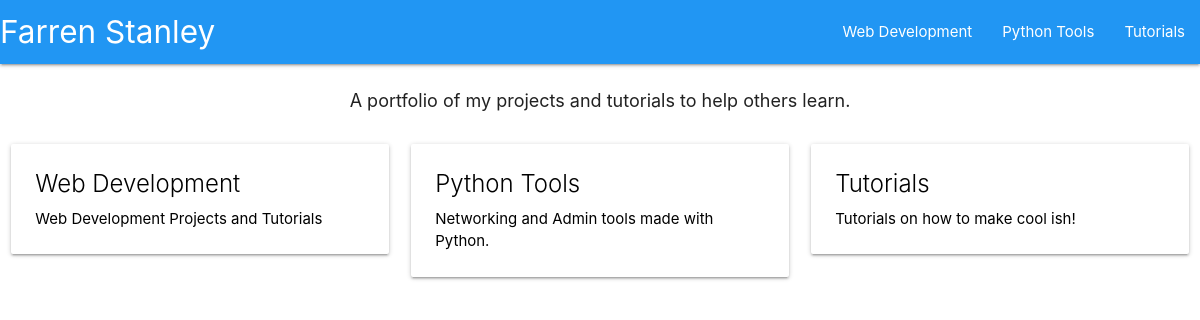
The page / on the database its author committed.
### main/models.py (models this page shows, shortened)
class TutorialCategory(models.Model):
    tutorial_category = models.CharField(max_length=200)
    category_summary = models.CharField(max_length=200)
    category_slug = models.CharField(max_length=200, default=1)
    class Meta:
        verbose_name_plural = "Categories"

### main/views.py (the view)
# urls.py: path("", views.homepage, name="home"),
def homepage(request):
    return render(request=request,
                  template_name='main/categories.html',
                  context={"categories":TutorialCategory.objects.all})

### main/templates/main/categories.html
{% extends 'main/header.html' %}
{% block content %}
    <div class="row">
        {% for cat in categories %}
            <div class="col s12 m6 l4">
                <a href="{{cat.category_slug}}", style="color:#000">
                    <div class="card hoverable">
                        <div class="card-content">
                            <div class="card-title">{{cat.tutorial_category}}</div>
                            <p>{{cat.category_summary}}</p>
                        </div>
                    </div>
                </a>
            </div>
        {% endfor %}
    </div>
{% endblock %}

### main/templates/main/header.html (shortened to what this page needs)
<!DOCTYPE html>
<html lang="en">
<head>
    {% load static %}
    <link rel="stylesheet" href="https://cdnjs.cloudflare.com/ajax/libs/materialize/1.0.0/css/materialize.min.css">
</head>
<body>
  <nav>
    <div class="nav-wrapper blue">
      <a href="/" class="brand-logo">Farren Stanley</a>
      <ul class="right hide-on-med-and-down">
        <li><a href="web-development">Web Development</a></li>
        <li><a href="python-tools">Python Tools</a></li>
        <li><a href="tutorials">Tutorials</a></li>
      </ul>
    </div>
  </nav>
  <br>
  <div class="title" align="center" style="font-size: larger">
      A portfolio of my projects and tutorials to help others learn.
  </div>
  <br>
    {% block content %}
    {% endblock %}
</body>
</html>

### rows shown on the page
TutorialCategory: tutorial_category "Web Development", category_summary "Web Development Projects and Tutorials"
TutorialCategory: tutorial_category "Python Tools", category_summary "Networking and Admin tools made with Python."
TutorialCategory: tutorial_category "Tutorials", category_summary "Tutorials on how to make cool ish!"
